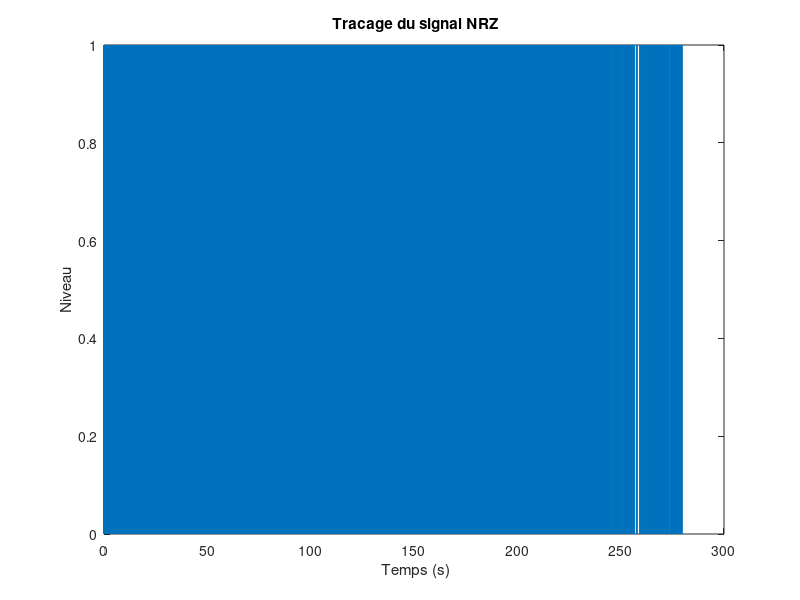

Write the MATLAB code that produced this figure. (Note: a time limit stopped this script after it produced the figure.)
%question 3.1.1 

load DonneesBinome6.mat
message = transpose(bits);
%message = randi([0,1],4);
%message = message(:)
Fe=48000;                  %Frequence d'echantillonnage 
Te=1/Fe;
Ts = 1/300;
Ns = round(Ts/Te);
F0 = 1180;
F1 = 980;
t = [0:Te:(Ns*length(message)-1)*Te];

NRZ = repmat(transpose(message), Ns, 1);
NRZ = transpose(reshape(NRZ, 1, []));

figure(1)
plot(t,NRZ)
xlabel('  Temps (s) ')
ylabel(' Niveau ')
title(' Tracage du signal NRZ')


%Question 3.1.1.3

TF_NRZ=abs(fft(NRZ)).^2;              % densite spectrale 
figure(2)
f = linspace(0,Fe,length(TF_NRZ));
DSP_NRZ = TF_NRZ.^2;
semilogy(f, DSP_NRZ)
xlabel(' frequence en (HZ) ');
ylabel( ' Amplitude du signal ');
title(' DSP de NRZ ');

%Question 3.1.2

x= ( 1-NRZ).*transpose(cos(2*pi*F0*t + rand*2*pi)) + NRZ .* transpose(cos(2*pi*F1*t + rand*2*pi));
x_1=  (1-NRZ).*transpose(cos(2*pi*F0*t)) + NRZ .* transpose(cos(2*pi*F1*t));
%1ere partie fsk 

%y = NRZ .* transpose(cos(2*pi*F1*t + rand*2*pi));
figure(3);
plot(t,x);
xlabel(' Temps (s) ');
ylabel(' Amplitude ');
title(' Representation du signal x(t) ');

%%%%%%%  Revoir comment calculer la dsp   %%%%%%%%%%

% Question 3.1.2.4
Z= abs(fft(x)).^2;
figure(4);
semilogy(f,Z);
ylabel(' |TF(x)|');
xlabel(' Frequence en (Hz) ');
title (' Representation de |TF(x)|');

%%%%% 3.2 

SNR_cible = 70 ;
P_x = mean(abs(x).^2);
P_b = P_x / 10 .^(SNR_cible/10);             % A DETAILLER les calculs  DANS LE RAPPORT !!!
sigma = sqrt(P_b);                            % le programme donne une valeur de sigma de 0.3975 

%sigma = 0.056;      % il faut trouver sigma , cette valeur semble bien a peu pres
bruit = sigma .* randn(1, Ns * length(message));
x_bruit = x + transpose(bruit) ;
x_bruit_1= x_1 + transpose(bruit);
figure(6);
plot(t,x_bruit);
xlabel(' Temps en (s) ');
ylabel(' Amplitude '); 


                                              %%% PARTIE DEMODULATION %%%%


%implantation du filtre passe bas

fc_filtre = 4000;
ordre = 31;
interval=[-(ordre-1)/2*Te:Te:(ordre-1)/2*Te];
filtre_bas = (2*fc_filtre/Fe)*sinc(2*fc_filtre*interval);
filtrage = filter(filtre_bas,1,x_bruit);           % le signal contenant le bruit qui faut filtrer !
figure(7)
plot(t,filtrage)
xlabel('Temps en (s)')
ylabel('Niveau du signal ')
title('Signal apres Filtrage passe-bas')

%implantation du filtre passe-haut 

filtre_haut = -1 * (2*fc_filtre/Fe)*sinc(2*fc_filtre*interval);

filtre_haut((ordre -1) / 2) = 1; % rajout du dirac

filtrage_haut = filter(filtre_haut,1,x_bruit);
figure(8)
plot(t,filtrage_haut)        
xlabel('Temps  en (s)')
ylabel('Niveau du signal ')
title('Signal apres Filtrage passe-haut')

                                         % Question 3.3.4 %
% TODO tracer la DSP du filtre également, puis, sur le même graphique le signal obtenu (filtrage) 
% Q 3.3.4.1  ce sont les traces dessus (filtre passe bas et haut)

% Q3.3.4.2 : tracage de densite spectrale et reponse freq. sur le meme graphe :
figure(9)
DSP_signal_module = abs(fft(x)).^2;         % on demande la dsp du signal x 
plot(f, DSP_signal_module)
hold on                        % permet de tracer sur le meme graphe 
plot(length(filtre_bas), abs(fft(filtre_bas)), 'r-')            % dans l'enonce on demande seulement celle du filtre passe bas mais filtrage c'est apres non? 
hold off;                        % avec plot(f,filtre_bas) on a un erreur de dimensions..
title('DSP de x_bruit et sa reponse frequentielle');
ylabel('amplitude du signal');
xlabel('Frequence en (HZ)');


% Question 3.3.5

% les collones de cettte matrice contiennent les échantillons de la
% tranche correspondante
tranches_signal = reshape(transpose(filtrage), Ns, length(message));

seuil = 0.1;   % choisit à partir d'observations sur le signal aprés filtrage
message_restitue = mean(tranches_signal.^2) > seuil;

% Question 3.3.5.2
%(à expliquer dans le rapport dans le rapport)


taux_erreur = mean(message ~= transpose(message_restitue));
    

% puis faire le test avec l'image    --- il faut telecharger les fichiers
% dans moodle pour tester l'image 

%reconstitution_image 
%code reconstitution_image 
%reconstitution_image(message_restitue)              % bits correspond au donnes.mat fourni pour tester 
%which reconstitution_image 

% Question 3.4

% donner les resultats dans le rapport



% SECTION 4

% expliquer dans le rapport le fonctionnement
% ce que j'ai compris :
% on garde notre le principe de la matrice tranches_signal, mais avant le
% filtrage
% puis on multiplie chaque tranche 2 fois, par cos(2piF0[0:Te:Ns*Te]) et par cos(2piF1[0:Te:Ns*Te])
% puis on intègre (pour chaque tranche) les 2 signeaux obtenus
% on compare soustrait l'un par l'autre, si c'est négatif on code 1, sinon
% on code 2

% question 4.1.2

signal_cos_F0 = transpose(x_bruit_1) .* cos(2*pi*F0*[0:Te:Te*(length(x_bruit_1)-1)]);
signal_cos_F1 = transpose(x_bruit_1) .* cos(2*pi*F1*[0:Te:Te*(length(x_bruit_1)-1)]);
tranches_signal_FSK_F0 = reshape(transpose(signal_cos_F0), Ns, length(message));
tranches_signal_FSK_F1 = reshape(transpose(signal_cos_F1), Ns, length(message));


tranches_signal_FSK_F0_integre = mean(tranches_signal_FSK_F0);
tranches_signal_FSK_F1_integre = mean(tranches_signal_FSK_F1);

message_restitue_FSK = double((- tranches_signal_FSK_F0_integre + tranches_signal_FSK_F1_integre) > 0)


reconstitution_image(message_restitue_FSK)             
which reconstitution_image 
% partie 2 fsk 



signal_cos_F0_1 = transpose(x_bruit) .* cos(2*pi*F0*[0:Te:Te*(length(x_bruit)-1)]);
signal_cos_F1_1 = transpose(x_bruit) .* cos(2*pi*F1*[0:Te:Te*(length(x_bruit)-1)]);
tranches_signal_FSK_F0_1 = reshape(transpose(signal_cos_F0_1), Ns, length(message));
tranches_signal_FSK_F1_1 = reshape(transpose(signal_cos_F1_1), Ns, length(message));

tranches_signal_FSK_F0_integre_1 = mean(tranches_signal_FSK_F0_1).^2;
tranches_signal_FSK_F1_integre_1 = mean(tranches_signal_FSK_F1_1).^2;



signal_cos_F0_2 = transpose(x_bruit) .* sin(2*pi*F0*[0:Te:Te*(length(x_bruit)-1)]);
signal_cos_F1_2 = transpose(x_bruit) .* sin(2*pi*F1*[0:Te:Te*(length(x_bruit)-1)]);
tranches_signal_FSK_F0_2 = reshape(transpose(signal_cos_F0_2), Ns, length(message));
tranches_signal_FSK_F1_2 = reshape(transpose(signal_cos_F1_2), Ns, length(message));

tranches_signal_FSK_F0_integre_2 = mean(tranches_signal_FSK_F0_2).^2;
tranches_signal_FSK_F1_integre_2 = mean(tranches_signal_FSK_F1_2).^2;

var=tranches_signal_FSK_F1_integre_1 + tranches_signal_FSK_F1_integre_2 - (tranches_signal_FSK_F0_integre_2 + tranches_signal_FSK_F0_integre_1)

message_restitue_FSK = double(var > 0);

reconstitution_image(message_restitue_FSK)             
which reconstitution_image 
